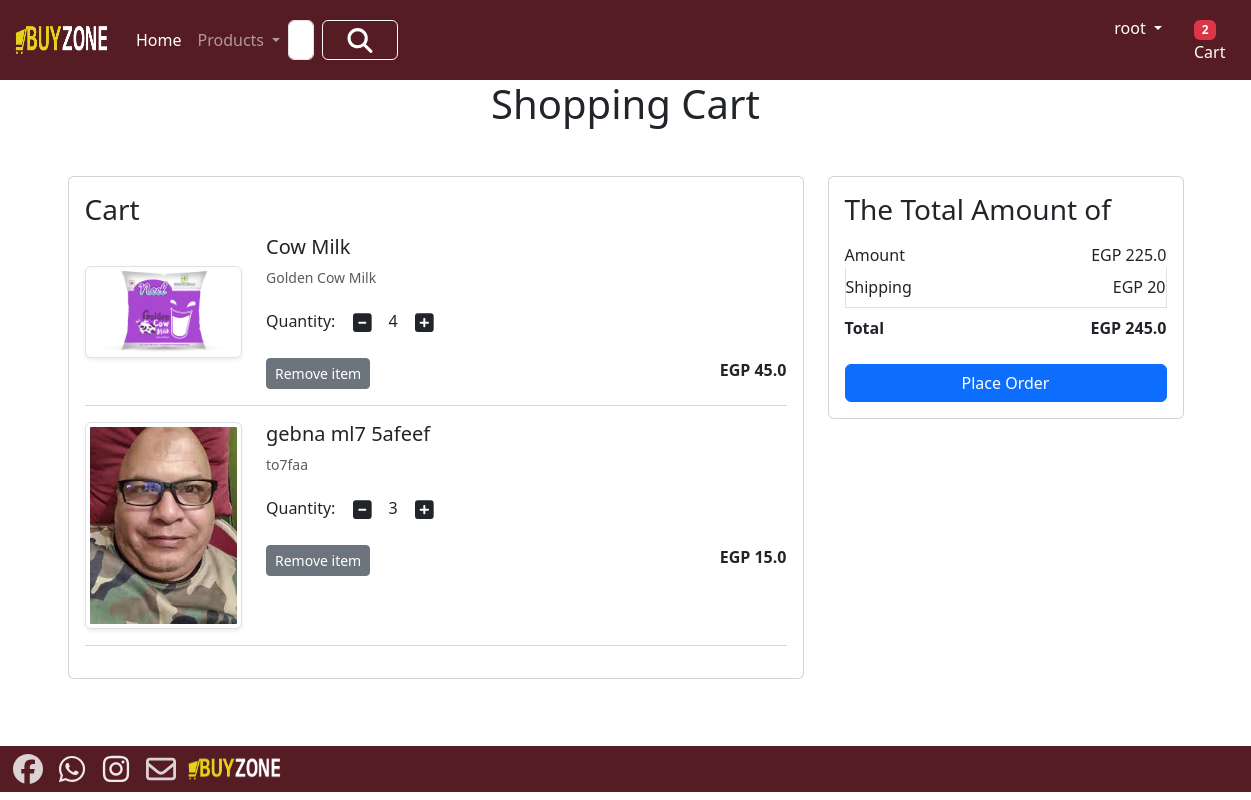
The app's page /cart/ (signed in), older data.
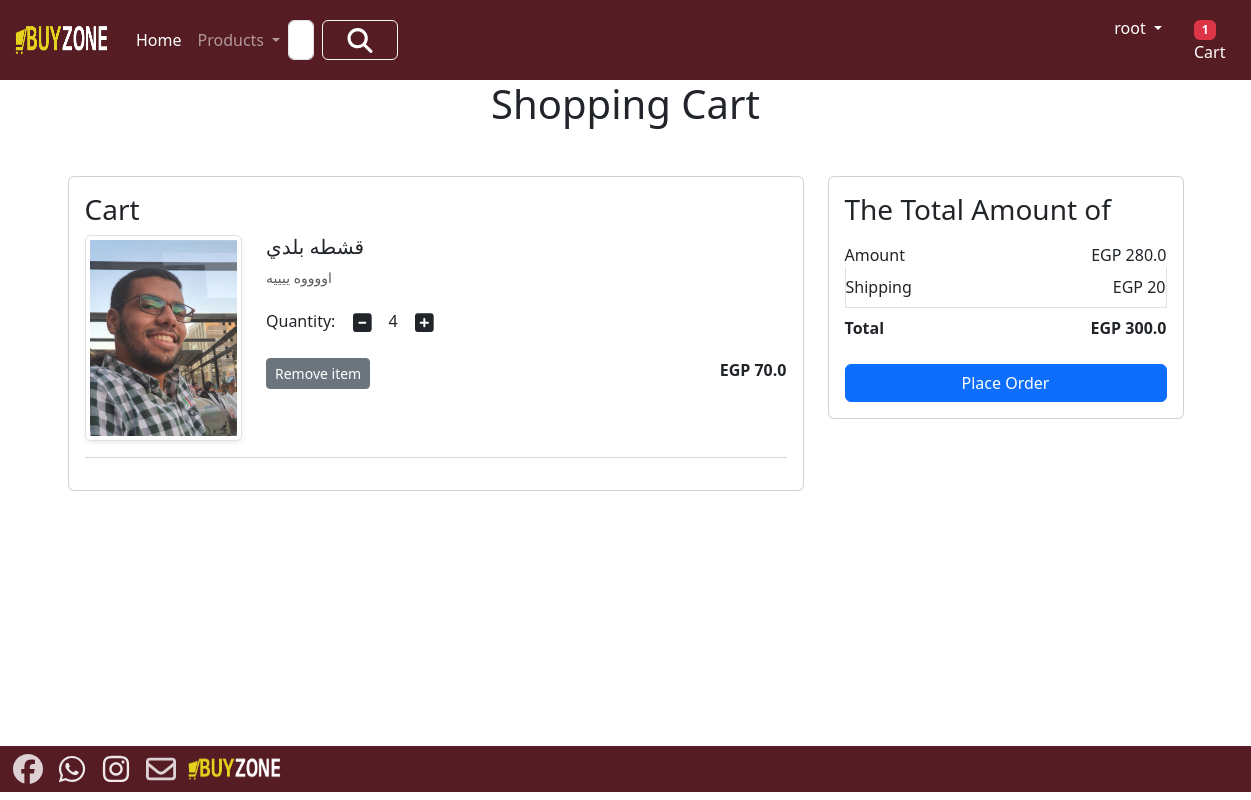
The same page, newer data.
### app/models.py (models this page shows, shortened)
class Cart(models.Model):
     user = models.ForeignKey(User,on_delete=models.CASCADE)
     product = models.ForeignKey(Product, on_delete=models.CASCADE)
     quantity = models.PositiveIntegerField(default=1)

class Product(models.Model):
     title=models.CharField(max_length=100)
     selling_price=models.FloatField()
     discounted_price=models.FloatField()
     description=models.TextField()
     composition=models.TextField(default='')
     prodapp=models.TextField(default='')
     category=models.CharField(choices=CATEGORY_CHOICES,max_length=3)
     product_image=models.ImageField(upload_to='product')
     Quantity = models.IntegerField(default=1)

### app/views.py (the view)
def show_cart(request):
    user = request.user
    cart = Cart.objects.filter(user=user)
    amount = 0
    for p in cart:
        value = p.quantity * p.product.discounted_price
        amount = amount + value
    totalamount = amount + 20
    totalitem = 0
    wishitem = 0
    if request.user.is_authenticated:
        totalitem = len(Cart.objects.filter(user=request.user))
        wishitem = len(Wishlist.objects.filter(user=request.user))
    return render(request, 'app/addtocart.html', locals())

### app/templates/app/addtocart.html (shortened to what this page needs)
{% extends 'app/base.html' %}
{% load static %}
{% block main-content %}
<div class="container my-S">
    <div class="row">
        {% if cart %}
        <h1 class="text-center mb-5">Shopping Cart</h1>
        <div class="col-sm-8">
            <div class="card">
                <div class="card-body">
                    <h3>Cart</h3>
                    {% for item in cart %}
                    <div class="row">
                        <div class="col-sm-3 text-center align-self-center">
                            <img src="{{item.product.product_image.url}}" alt="" srcset="" class="img-fluid img-thumbnail shadow-sm" height="150">
                        </div>
                        <div class="col-sm-9">
                            <div>
                                <h5>{{item.product.title}}</h5>
                                <p class="mb-2 text-muted small">{{item.product.description}}</p>
                                <div class="my-3">
                                    <label for="quantity">Quantity:</label>
                                    <a class="minus-cart btn" pid={{item.product.id}}><i class="fas fa-minus-square fa-lg"></i></a>
                                    <span id="quantity">{{item.quantity}}</span>
                                    <a class="plus-cart btn" pid={{item.product.id}}><i class="fas fa-plus-square fa-lg"></i></a>
                                </div>
                                <div class="d-flex justify-content-between">
                                    <a class="remove-cart btn btn-sm btn-secondary mr-3" pid={{item.product.id}}>Remove item</a>
                                    <p class="mb-0"><span><strong>EGP {{item.product.discounted_price}}</strong></span></p>
                                </div>
                            </div>
                        </div>
                    </div>
                    <hr class="text-muted">
                    {% endfor %}
                </div>
            </div>
        </div>
        <div class="col-sm-4">
            <div class="card">
                <div class="card-body">
                    <h3>The Total Amount of</h3>
                    <ul class="list-group">
                        <li class="list-group-item d-flex justify-content-between align-items-center border-0 px-0 pb-0">Amount<span id="amount">EGP {{amount}}</span></li>
                        <li class="list-group-item d-flex justify-content-between align-items-center px-0">Shipping<span id="amount">EGP 20</span></li>
                        <li class="list-group-item d-flex justify-content-between align-items-center border-0 px-0 mb-3">
                            <div>
                                <strong>
                                    Total
                                </strong>
                            </div>
                            <span id="totalamount"><strong>EGP {{totalamount}}</strong></span>
                        </li>
                    </ul>
                    <div class="d-grid"> <a href="{% url 'checkout' %}" class="btn btn-primary">Place Order</a></div>
                </div>
            </div>
        </div>
        {% else %}
        <h1 class="text-center mb-5">Cart is empty.</h1>
        {% endif %}
    </div>
</div>
{% endblock main-content %}

### app/templates/app/base.html (shortened to what this page needs)
<!DOCTYPE html>
{% load static %}
<html lang="en">
<head>
    <link href="https://cdn.jsdelivr.net/npm/bootstrap@5.3.3/dist/css/bootstrap.min.css" rel="stylesheet">
    <link rel = "stylesheet" href = "{% static 'app/css/owl.carousel.min.css' %}"/>
    <link rel = "stylesheet" href = "{% static 'app/css/style.css' %}"/>
    <link rel = "stylesheet" href = "{% static 'app/css/all.min.css' %}"/>
</head>
<body style="min-height:89vh;position: relative;">
    <nav class="navbar navbar-expand-lg navbar-dark " style ="background-color : #561c24;">
      <div class="container-fluid">
        <a class="navbar-brand" href="/">
            <img src = "{% static "app/images/product/BuyZoneLast.png" %}" width = "100" height = "40" >
        </a>
        <div class="collapse navbar-collapse" id="navbarSupportedContent">
          <ul class="navbar-nav me-auto mb-2 mb-lg-0">
            {% if request.user.is_authenticated %}
            <li class="nav-item">
              <a class="nav-link active" aria-current="page" href="/">Home</a>
            </li>
            <li class="nav-item dropdown">
              <a class="nav-link dropdown-toggle" href="#" role="button" data-bs-toggle="dropdown" aria-expanded="false">
                Products
              </a>
            </li>
          </ul>
          <form class="d-flex" role="search" action="/search" style="margin-right :700px  " >
            <input class="form-control me-2" type="search" placeholder="Search" name = "search" aria-label="Search">
            <button class="btn btn-outline-light" type="submit" style ="--bs-btn-hover-bg: #7d1624;">
              <img src = "{% static "app/images/product/magnifying-glass-solid.svg" %}" width = "50" height = "25" >
            </button>
          </form>
        </div>
        <ul class="navbar-nav me-auto mb-2 mb-lg-0">
            <li class="nav-item dropdown mx-2">
            {% if request.user.is_authenticated %}
              {% if request.user.first_name %}
                  <a class="nav-link dropdown-toggle text-white" href="#" id="profileDropdown" data-bs-toggle="dropdown" aria-expanded="false">
                      {{ request.user.first_name }}
                  </a>
              {% else %}
                  <a class="nav-link dropdown-toggle text-white" href="#" id="profileDropdown" data-bs-toggle="dropdown" aria-expanded="false">
                      {{ request.user.username }}
                  </a>
              {% endif %}
              {% endif %}
            </li>
            <li class="nav-item mx-2">
              <a class="nav-link text-white" href="{% url 'showcart'%}">
                <span class="badge bg-danger">
                    {% if totalitem > 0 %}
                        <span class="text-white">{{ totalitem }}</span>
                    {% endif %}
                </span>
                Cart
            </a>
            </li>
            {% endif %}
        </ul>
  </div>
</nav>
{% block main-content %}{% endblock main-content %}
    <Footer class="container-fluid  text- p-2 mt-5" style="position: absolute; bottom: -80px ; diplay :flex; justify-content: space-between; background-color : #561c24;" >
      <a href="https://www.facebook.com/?locale=ar_AR"  target="_blank" >
        <img src = "{% static "app/images/product/facebook.svg" %}"  width = "40" height = "30"    style= "opacity: 0.8;" >
      </a>
      <a href="https://api.whatsapp.com/send?phone=201096396432" target="_blank" >
        <img src = "{% static "app/images/product/whatsapp.svg" %}"  width = "40" height = "30" style= "opacity: 0.9;">
      </a>
      <a href="#" target="_blank" >
        <img src = "{% static "app/images/product/instagram.svg" %}"  width = "40" height = "30" style= "opacity: 0.9;">
      </a >
      <a href="#" target="_blank" >
        <img src = "{% static "app/images/product/envelope-regular.svg" %}" width = "40" height = "30" style= "opacity: 0.8;">
      </a>
      <img src = "{% static "app/images/product/BuyZoneLast.png" %}" width = "100" height = "30" >
    </Footer>
</body>
</html>

Row changes from the older to the newer data that the page shows:
removed Cart: product.product_image (picture), product "Cow Milk", product.description "Golden Cow Milk", quantity "4", product.discounted_price "45.0"
removed Cart: product.product_image (picture), product "gebna ml7 5afeef", product.description "to7faa", quantity "3", product.discounted_price "15.0"
added Cart: product.product_image (picture), product "قشطه بلدي", product.description "اووووه ييييه", quantity "4", product.discounted_price "70.0"
Text that changed along with them:
{{ totalitem }}: "2" → "1"
{{ amount }}: "225.0" → "280.0"
{{ totalamount }}: "245.0" → "300.0"
